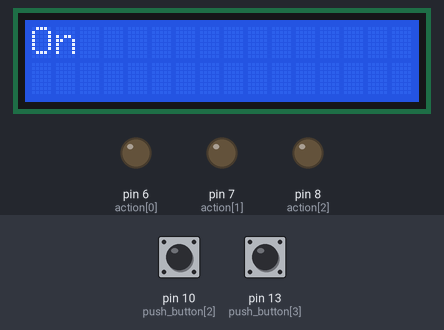
Simulated run of this sketch. Board: Arduino Uno, built with avr-gcc and run on an emulated ATmega328P. On the bench: 16×2 character LCD, output pins drawn as LEDs (lit = HIGH). The inputs (shaded band) are chosen by the test bench; at power-on: pin 13 (push_button[3]) LOW, pin 10 (push_button[2]) LOW.

Above: at 1.2 s.
1.3 s: pin 13 (push_button[3]) pulled HIGH for 0.15 s
At 2.0 s:
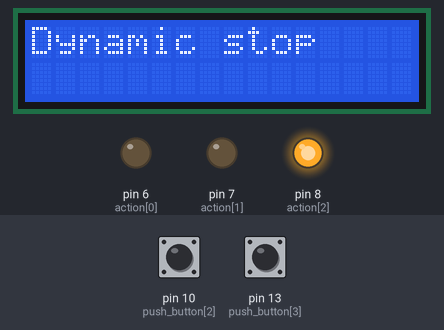
4.4 s: pin 13 (push_button[3]) pulled HIGH for 1 s
At 4.7 s:
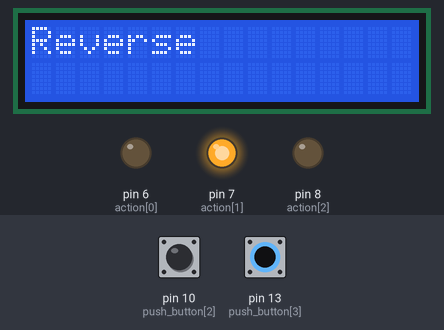
8.4 s: pin 13 (push_button[3]) pulled HIGH for 3.2 s
At 14.4 s:
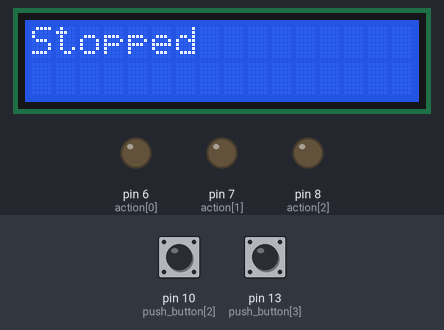
Timing chart, 0 to 15.9 s (numbered marks = the images above; inputs shaded):
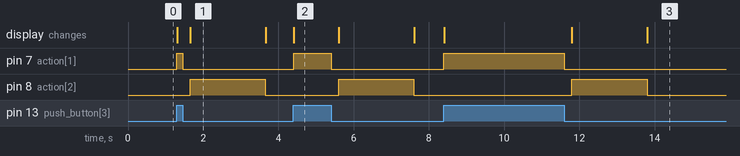

Measured:
- after the input at 1.3 s, pin 7 (action[1]): LOW → HIGH at once, → LOW 0.15 s later; pin 8 (action[2]): LOW → HIGH after 0.35 s, → LOW 2.0 s later; the display: first changes at once (image 1 shows a later state)
- after the input at 4.4 s, pin 7 (action[1]): LOW → HIGH at once, → LOW 1.0 s later; pin 8 (action[2]): LOW → HIGH after 1.2 s, → LOW 2.0 s later; the display: changes at once (image 2)
- after the input at 8.4 s, pin 7 (action[1]): LOW → HIGH at once, → LOW 3.2 s later; pin 8 (action[2]): LOW → HIGH after 3.4 s, → LOW 2.0 s later; the display: first changes at once (image 3 shows a later state)
- what the display in image 1 shows lasts 2.0 s, from 1.7 s to 3.7 s

The sketch:

arduino-uno-cnc.ino
```cpp
#include <LiquidCrystal.h>

const int rs = 12, en = 11, d4 = 5, d5 = 4, d6 = 3, d7 = 2;
LiquidCrystal lcd(rs, en, d4, d5, d6, d7);

int push_button[4] = {0, 1, 10, 13};
int action[3] = {6, 7, 8};
int button_state[4];
bool gotta_stop = false;
bool gotta_start1 = true, gotta_start2 = true;

void dynamic_stop() {
    gotta_stop = false;
    gotta_start1 = true;
    gotta_start2 = true;
    digitalWrite(action[0], LOW);
    digitalWrite(action[1], LOW);
    delay(200);
    digitalWrite(action[2], HIGH);
    lcd.clear();
    lcd.print("Dynamic stop");
    delay(2000);
    digitalWrite(action[2], LOW);
    lcd.clear();
    lcd.print("Stopped");
}

void start_bending() {
    gotta_stop = true;
    gotta_start1 = false;
    digitalWrite(action[0], HIGH);
    lcd.clear();
    lcd.print("Bending");
}

void start_reverse() {
    gotta_stop = true;
    gotta_start2 = false;
    digitalWrite(action[1], HIGH);
    lcd.clear();
    lcd.print("Reverse");
}


void setup() {
  Serial.begin(9600);
  lcd.begin(0, 1);
  for (int i = 0; i < 4; i++) {
    pinMode(push_button[i], INPUT);
  }
  for (int i = 0; i < 3; i++) {
    pinMode(action[i], OUTPUT);
  }
  lcd.print("On");
}

void loop() {
  for (int i = 0; i < 4; i++) {
    button_state[i] = digitalRead(push_button[i]);
  }

  if (button_state[0] == LOW && button_state[1] == HIGH) {
      if (gotta_start1) {
        start_bending();
      }
  } else if (button_state[2] == LOW && button_state[3] == HIGH) {
      if (gotta_start2) {
        start_reverse();
      }
  } else if (button_state[0] == HIGH && button_state[1] == HIGH ||
      button_state[0] == HIGH && button_state[1] == LOW ||
      button_state[0] == LOW && button_state[1] == LOW) {
        if (gotta_stop) {
          dynamic_stop();
        }
  } else if (button_state[2] == HIGH && button_state[3] == HIGH ||
      button_state[2] == HIGH && button_state[3] == LOW ||
      button_state[2] == LOW && button_state[3] == LOW) {
        if (gotta_stop) {
          dynamic_stop();
        }
  }
  delay(1);        // delay in between reads for stability
}
```
